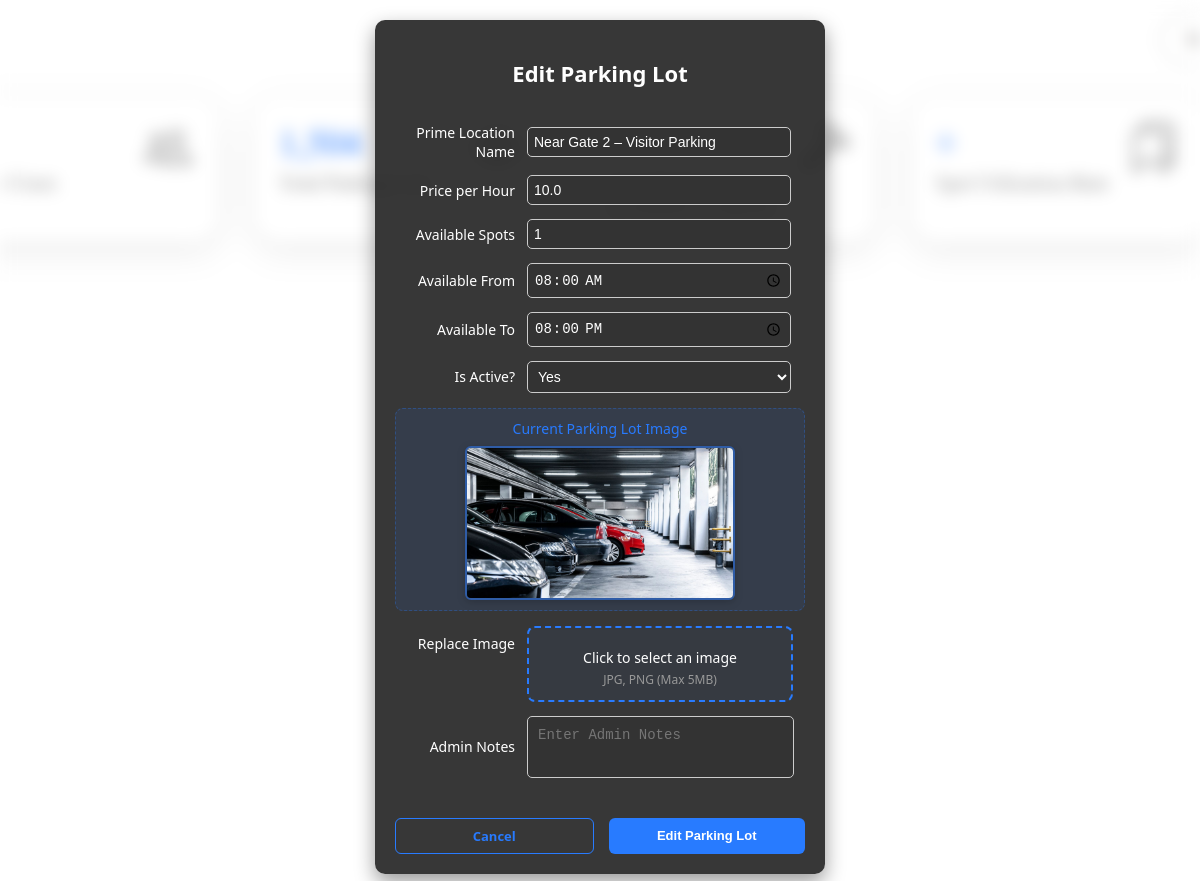
The app's page /admin/admin/edit_parking/16 (signed in) with its own data.
### model.py (models this page shows, shortened)
class ParkingLot(db.Model):
    id = db.Column(db.Integer, primary_key=True)
    prime_location_name = db.Column(db.String(100))
    price_per_hour = db.Column(db.Float)
    max_parking_spots = db.Column(db.Integer, nullable=False)
    available_spots = db.Column(db.Integer, nullable=False)
    available_from = db.Column(db.Time)
    available_to = db.Column(db.Time)
    is_active = db.Column(db.Boolean, default=True)
    image_url = db.Column(db.String)
    admin_notes = db.Column(db.Text)
    location_id = db.Column(db.Integer, db.ForeignKey('location.id'), nullable=False)
    spots = db.relationship('ParkingSpot', backref='lot', cascade='all, delete-orphan', lazy=True)

### routes/admin_routes.py (the view, shortened to what this page needs)
@admin_bp.route('/admin/edit_parking/<int:lot_id>', methods=['GET', 'POST'])
def edit_parking(lot_id):
    parking_lot = ParkingLot.query.get_or_404(lot_id)
    return render_template('partials/_edit_parking.html', lot=parking_lot)

### app.py (called while the page is built)
@login_manager.user_loader
def load_user(user_id):
    user = User.query.get(user_id)
    return user

### templates/partials/_edit_parking.html (shortened to what this page needs)
<!DOCTYPE html>
<html lang="en">
<head>
    <link rel="stylesheet" href="{{ url_for('static', filename='style/partials/_edit_parking.css') }}">
</head>
<body>
    <div class="content" style="padding: 10px 10px 0px 10px;">
        <div class="form-container">
            <div class="form-content">
                <h2>Edit Parking Lot</h2>
                <form action="{{ url_for('admin.edit_parking', lot_id=lot.id) }}" method="POST"
                    enctype="multipart/form-data">
                    <div class="form-group">
                        <label for="prime_location_name">Prime Location Name</label>
                        <input type="text" id="prime_location_name" name="prime_location_name"
                            value="{{ lot.prime_location_name }}" required>
                    </div>
                    <div class="form-group">
                        <label for="price_per_hour">Price per Hour</label>
                        <input type="number" id="price_per_hour" name="price_per_hour" value="{{ lot.price_per_hour }}"
                            step="0.01" required>
                    </div>
                    <div class="form-group">
                        <label for="available_spots">Available Spots</label>
                        <input type="number" id="available_spots" name="available_spots"
                            value="{{ lot.available_spots }}" required>
                    </div>
                    <div class="form-group">
                        <label for="available_from">Available From</label>
                        <input type="time" id="available_from" name="available_from" value="{{ lot.available_from }}"
                            required>
                    </div>
                    <div class="form-group">
                        <label for="available_to">Available To</label>
                        <input type="time" id="available_to" name="available_to" value="{{ lot.available_to }}"
                            required>
                    </div>
                    <div class="form-group">
                        <label for="is_active">Is Active?</label>
                        <select id="is_active" name="is_active">
                            <option value="true" {% if lot.is_active %}selected{% endif %}>Yes</option>
                        </select>
                    </div>
                    {% if lot.image_url %}
                    <div class="current-image">
                        <p>Current Parking Lot Image</p>
                        <img src="{{ url_for('static', filename=lot.image_url) }}" alt="Current Parking Lot Image"
                            onclick="window.open(this.src, '_blank')">
                    </div>
                    {% endif %}
                    <div class="form-group">
                        <label style="align-self: flex-start; margin-top: 8px;">
                            {% if lot.image_url %}Replace Image{% else %}Upload Image{% endif %}
                        </label>
                        <div style="flex: 1;">
                            <label for="image" class="upload-label">
                                <span class="upload-text">Click to select an image</span>
                                <span class="upload-hint">JPG, PNG (Max 5MB)</span>
                            </label>
                        </div>
                    </div>
                    <div class="form-group">
                        <label for="admin_notes">Admin Notes</label>
                        <textarea id="admin_notes" name="admin_notes" rows="4" cols="50" class="admin-notes"
                            placeholder="Enter Admin Notes">{{ lot.admin_notes }}</textarea>
                    </div>
                    <div class="button-group">
                        <a href="{{ url_for('admin.admin_dashboard') }}" class="cancel-btn">Cancel</a>
                        <button type="submit" class="submit-btn">Edit Parking Lot</button>
                    </div>
                </form>
            </div>
        </div>
    </div>
</body>
</html>

### static/style/partials/_edit_parking.css (style rules this page uses)
:root { --blue: #287bff; --white: #fff; --grey: #f5f5f5; --black1: #222; --black2: #999; }
body, html { height: 100%; margin: 0; padding: 0; font-family: 'Segoe UI', Tahoma, Geneva, Verdana, sans-serif; color: var(--white); }
.form-container { display: flex; justify-content: center; align-items: center; padding: 10px; margin-bottom: 50px; box-sizing: border-box; }
.form-content { background-color: rgba(34, 34, 34, 0.9); padding: 20px; border-radius: 10px; width: 100%; height: 100%; max-width: 450px; box-shadow: 0 8px 20px rgba(0, 0, 0, 0.4); box-sizing: border-box; }
h2 { text-align: center; margin-bottom: 35px; font-size: 22px; font-weight: 600; color: var(--white); }
.form-group { display: flex; align-items: center; margin-bottom: 14px; }
.form-group label { flex: 0 0 120px; font-size: 14px; color: var(--white); margin-right: 12px; text-align: right; }
.form-group input, .form-group select { flex: 1; padding: 6px; border-radius: 5px; border: 1px solid #ccc; margin-right: 14px; background-color: #333; color: white; font-size: 14px; }
.button-group { display: flex; justify-content: space-between; gap: 15px; margin-top: 40px; }
.submit-btn, .cancel-btn { flex: 1; padding: 8px; border-radius: 6px; font-size: 13px; text-align: center; font-weight: bold; text-decoration: none; }
.submit-btn { background-color: var(--blue); color: var(--white); border: none; cursor: pointer; transition: background-color 0.3s ease; }
.cancel-btn { background-color: transparent; border: 1px solid var(--blue); color: var(--blue); transition: all 0.3s ease; line-height: normal; }
.current-image { display: flex; flex-direction: column; align-items: center; margin: 15px 0; padding: 10px; justify-content: center; background-color: rgba(40, 123, 255, 0.1); border-radius: 8px; border: 1px dashed rgba(40, 123, 255, 0.3); }
.current-image p { margin: 0 0 8px 0; font-size: 14px; color: var(--blue); }
.current-image img { max-width: 100%; height: auto; max-height: 150px; border-radius: 6px; border: 2px solid rgba(40, 123, 255, 0.5); box-shadow: 0 2px 8px rgba(0, 0, 0, 0.2); transition: transform 0.3s ease; }
.upload-label { display: flex; flex-direction: column; align-items: center; padding: 12px; border: 2px dashed var(--blue); border-radius: 8px; cursor: pointer; transition: all 0.3s ease; background-color: rgba(40, 123, 255, 0.05); text-align: center; }
.upload-text { font-size: 14px; color: var(--white); }
.upload-hint { font-size: 12px; color: var(--black2); margin-top: 4px; }
.admin-notes { width: 245px; height: 40px; border: 1px solid #ccc; border-radius: 5px; background-color: #333; color: white; font-size: 14px; padding: 10px; resize: none; }

### records on screen
ParkingLot: prime_location_name "Near Gate 2 – Visitor Parking", price_per_hour "10.0", available_spots "1", available_from "08:00:00", available_to "20:00:00", is_active "Yes", image_url (picture)
